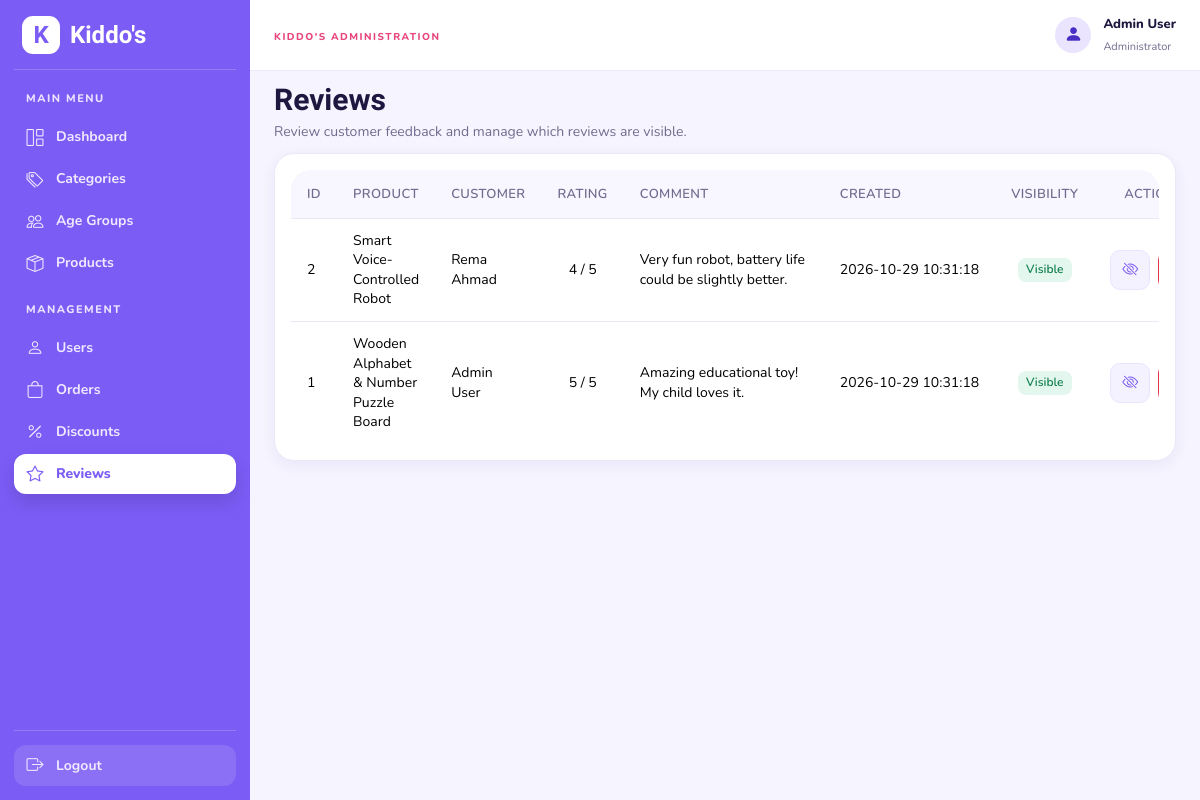
The page /admin/reviews.php (signed in) on the database its author committed.
### tables this page shows
CREATE TABLE IF NOT EXISTS `reviews` (
  `id` int(10) UNSIGNED NOT NULL AUTO_INCREMENT,
  `product_id` int(10) UNSIGNED NOT NULL,
  `user_id` int(10) UNSIGNED NOT NULL,
  `rating` tinyint(3) UNSIGNED NOT NULL,
  `comment` varchar(500) DEFAULT NULL,
  `is_visible` tinyint(1) NOT NULL DEFAULT 1,
  `created_at` datetime NOT NULL DEFAULT current_timestamp(),
  PRIMARY KEY (`id`),
  UNIQUE KEY `uq_review_once` (`product_id`,`user_id`),
  KEY `idx_reviews_user` (`user_id`)
);

CREATE TABLE IF NOT EXISTS `products` (
  `id` int(10) UNSIGNED NOT NULL AUTO_INCREMENT,
  `category_id` int(10) UNSIGNED NOT NULL,
  `name` varchar(120) NOT NULL,
  `description` text NOT NULL,
  `instructions` text DEFAULT NULL,
  `price` decimal(8,2) NOT NULL,
  `stock` int(10) UNSIGNED NOT NULL DEFAULT 0,
  `gender` enum('girls','boys','unisex') NOT NULL DEFAULT 'unisex',
  `min_age` tinyint(3) UNSIGNED NOT NULL,
  `max_age` tinyint(3) UNSIGNED NOT NULL,
  `image` varchar(255) DEFAULT NULL,
  `is_active` tinyint(1) NOT NULL DEFAULT 1,
  `created_at` datetime NOT NULL DEFAULT current_timestamp(),
  `updated_at` datetime NOT NULL DEFAULT current_timestamp() ON UPDATE current_timestamp(),
  PRIMARY KEY (`id`),
  KEY `idx_products_filters` (`category_id`,`gender`,`min_age`,`max_age`)
);

CREATE TABLE IF NOT EXISTS `users` (
  `id` int(10) UNSIGNED NOT NULL AUTO_INCREMENT,
  `first_name` varchar(50) NOT NULL,
  `last_name` varchar(50) NOT NULL,
  `email` varchar(120) NOT NULL,
  `password_hash` varchar(255) DEFAULT NULL,
  `google_id` varchar(64) DEFAULT NULL,
  `birth_date` date DEFAULT NULL,
  `phone` varchar(20) DEFAULT NULL,
  `role` enum('customer','admin') NOT NULL DEFAULT 'customer',
  `is_active` tinyint(1) NOT NULL DEFAULT 1,
  `created_at` datetime NOT NULL DEFAULT current_timestamp(),
  PRIMARY KEY (`id`),
  UNIQUE KEY `uq_users_email` (`email`),
  UNIQUE KEY `uq_users_google_id` (`google_id`)
);

### classes/Review.php (called while the page is built, shortened)
<?php
class Review
{
    private $pdo;
    public function __construct($pdo)
    {
        $this->pdo = $pdo;
    }
    public function getAll()
    {
        $sql = "SELECT reviews.*, products.name AS product_name,
                       users.first_name, users.last_name
                FROM reviews
                JOIN products ON products.id = reviews.product_id
                JOIN users ON users.id = reviews.user_id
                ORDER BY reviews.id DESC";
        return $this->pdo->query($sql)->fetchAll(PDO::FETCH_ASSOC);
    }
    public function isValidRating($rating)
    {
        return in_array((string) $rating, ['1', '2', '3', '4', '5'], true);
    }
}

### admin/reviews.php (the view, shortened to what this page needs)
<?php
require_once __DIR__ . '/../includes/init.php';
require_once __DIR__ . '/../classes/Review.php';
$review = new Review($pdo);
$reviews = $review->getAll();
require_once __DIR__ . '/../includes/admin/layout_start.php';
?>
<div class="admin-page-header">
<div>
<h1>Reviews</h1>
<p>Review customer feedback and manage which reviews are visible.</p>
</div>
</div>
<div class="admin-card"><div class="table-responsive"><table class="table admin-table align-middle admin-table-consistent admin-table-reviews"><thead><tr>
<th>ID</th><th>Product</th><th>Customer</th><th>Rating</th><th>Comment</th>
<th>Created</th><th>Visibility</th><th>Actions</th></tr></thead><tbody>
<?php foreach ($reviews as $row): ?><tr>
<td><?= (int) $row['id'] ?></td>
<td><?= htmlspecialchars((string) $row['product_name'], ENT_QUOTES, 'UTF-8') ?></td>
<td><?= htmlspecialchars((string) $row['first_name'] . ' ' . $row['last_name'], ENT_QUOTES, 'UTF-8') ?></td>
<td><?php if ($review->isValidRating($row['rating'])): ?>
<?= htmlspecialchars((string) $row['rating'], ENT_QUOTES, 'UTF-8') ?> / 5
<?php else: ?>Invalid rating (<?= htmlspecialchars((string) $row['rating'], ENT_QUOTES, 'UTF-8') ?>)<?php endif; ?></td>
<td><?= htmlspecialchars((string) ($row['comment'] ?? ''), ENT_QUOTES, 'UTF-8') ?></td>
<td><?= htmlspecialchars((string) $row['created_at'], ENT_QUOTES, 'UTF-8') ?></td>
<td><span class="badge <?= $row['is_visible'] ? 'bg-success' : 'bg-secondary' ?>"><?= $row['is_visible'] ? 'Visible' : 'Hidden' ?></span></td>
<td><form method="post" class="admin-actions">
<?php if ($row['is_visible']): ?>
<button class="btn admin-action-btn admin-action-toggle" name="action" value="hide" title="Hide review" aria-label="Hide review"><i class="bi bi-eye-slash" aria-hidden="true"></i></button>
<?php elseif ($review->isValidRating($row['rating'])): ?>
<button class="btn admin-action-btn admin-action-toggle" name="action" value="restore" title="Restore review" aria-label="Restore review"><i class="bi bi-eye" aria-hidden="true"></i></button>
<?php endif; ?>
</form></td></tr><?php endforeach; ?>
</tbody></table></div></div><?php require_once __DIR__ . '/../includes/admin/layout_end.php'; ?>

### rows shown on the page
reviews: id "2", product.name "Smart Voice-Controlled Robot", user.last_name "Rema Ahmad", rating "4", comment "Very fun robot, battery life could be slightly better.", created_at "2026-10-29 10:31:18", is_visible "Visible"
reviews: id "1", product.name "Wooden Alphabet & Number Puzzle Board", user.last_name "Admin User", rating "5", comment "Amazing educational toy! My child loves it.", created_at "2026-10-29 10:31:18", is_visible "Visible"

### other values the page prints
$_SESSION['user_name'] "Admin User"
